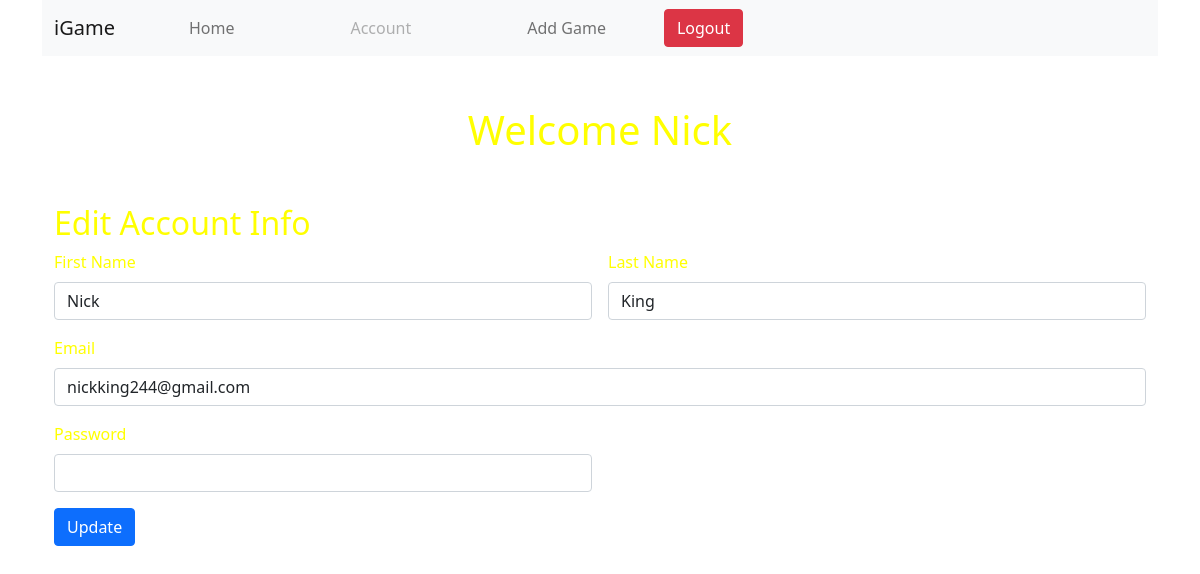
/users/account (signed in), run on an earlier commit of the app's database.
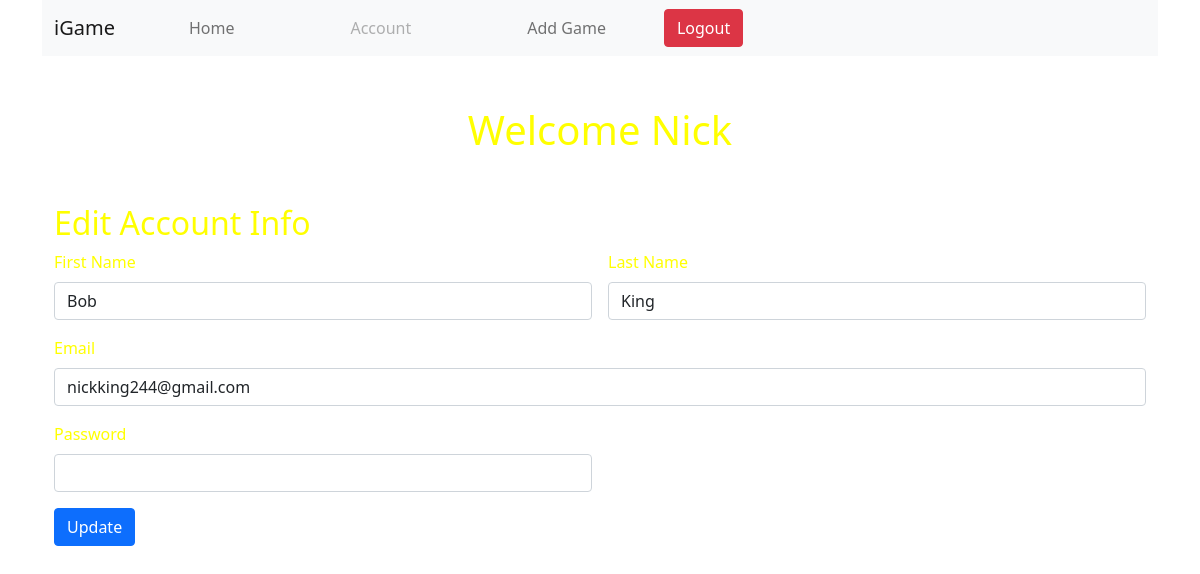
And on a later commit of the database.
### iGame_app/models.py (models this page shows)
class User(models.Model):
    first_name = models.CharField(max_length=255)
    last_name = models.CharField(max_length=255)
    email = models.CharField(max_length=255)
    password = models.CharField(max_length=255)
    created_at = models.DateTimeField(auto_now_add=True)
    updated_at = models.DateTimeField(auto_now=True)
    objects = UserManager()

### iGame_app/views.py (the view)
# urls.py: path('users/account', views.render_account_page),
def render_account_page(request):
    context = {
        'user': User.objects.get(id=request.session['userid'])
    }
    if 'userid' not in request.session:
        return redirect('/')
    else:
        return render(request, 'account.html', context)

### iGame_app/templates/account.html (shortened to what this page needs)
<!DOCTYPE html>
<html lang="en">
  <head>
    <link
      href="https://cdn.jsdelivr.net/npm/bootstrap@5.1.1/dist/css/bootstrap.min.css"
      rel="stylesheet"
    />
    {% load static %}
    <link rel="stylesheet" href="{% static 'css/style.css' %}" />
  </head>
  <body>
    <div class="container-md">
      <nav class="navbar navbar-expand-lg navbar-light bg-light">
        <div class="container-fluid">
          <a class="navbar-brand" href="#">iGame</a>
          <div class="collapse navbar-collapse" id="navbarNav">
            <ul class="navbar-nav">
              <li class="nav-item" style="margin: 0 50px">
                <a class="nav-link" aria-current="page" href="/games/dashboard"
                  >Home</a
                >
              </li>
              <li class="nav-item" style="margin: 0 50px">
                <a class="nav-link disabled" href="/users/account">Account</a>
              </li>
              <li class="nav-item" style="margin: 0 50px">
                <a class="nav-link" href="/games/new">Add Game</a>
              </li>
            </ul>
            <a href="/users/logout"><button class="btn btn-danger">Logout</button></a>
          </div>
        </div>
      </nav>
      <h1 class="welcome-msg">Welcome Nick</h1>
      <div class="container-md">
        <h2>Edit Account Info</h2>
        <form action="/users/update" method="POST" class="row g-3">
          <div class="col-md-6">
            <label for="inputFirstName" class="form-label">First Name</label>
            <input type="text" class="form-control" id="inputFirstName" name="first_name" value={{user.first_name}}>
          </div>
          <div class="col-md-6">
            <label for="inputLastName" class="form-label">Last Name</label>
            <input type="text" class="form-control" id="inputLastName" name="last_name" value={{user.last_name}}>
          </div>
          <div class="col-12">
            <label for="inputEmail" class="form-label">Email</label>
            <input type="email" class="form-control" id="inputEmail" name="email" value={{user.email}}>
          </div>
          <div class="col-md-6">
            <label for="inputPassword" class="form-label">Password</label>
            <input type="password" class="form-control" name="password" id="inputPassword">
          </div>
          <div class="col-12">
            <button type="submit" class="btn btn-primary">Update</button>
          </div>
        </form>
      </div>
  </body>
</html>

What changed in the data, as far as the page shows it:
changed User "King": first_name "Nick" → "Bob"
